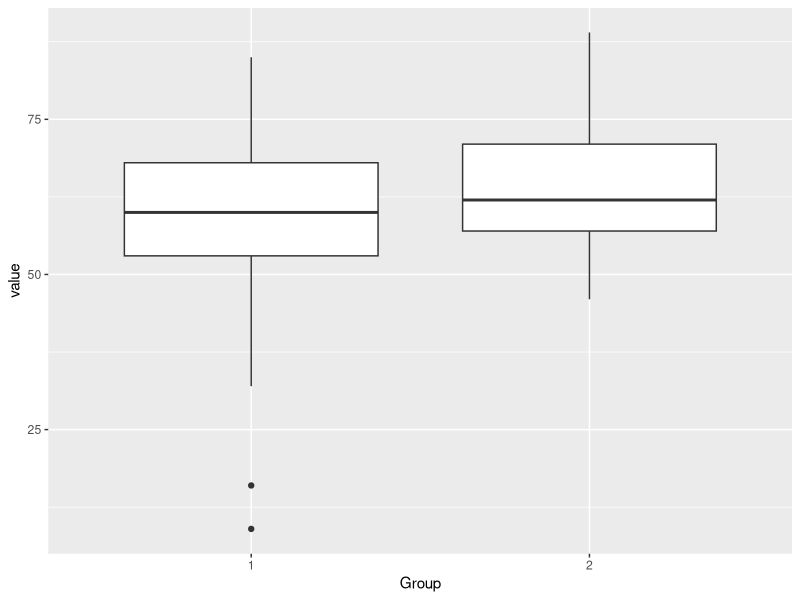

The R source for this figure:
#This 
setwd("/cloud/project")

TextMessages <- read.csv("TextMessages.csv", header=TRUE)

table(TextMessages$Group)

install.packages("reshape")

library(reshape)

text <- melt(TextMessages, id=c("Participant","Group"), measured=c("Baseline","Six_months"))

text$Group <- as.factor(text$Group)
#install.packages("ggplot2")

library(ggplot2)

ggplot(text,aes(x=Group,y=value)) + geom_boxplot()
